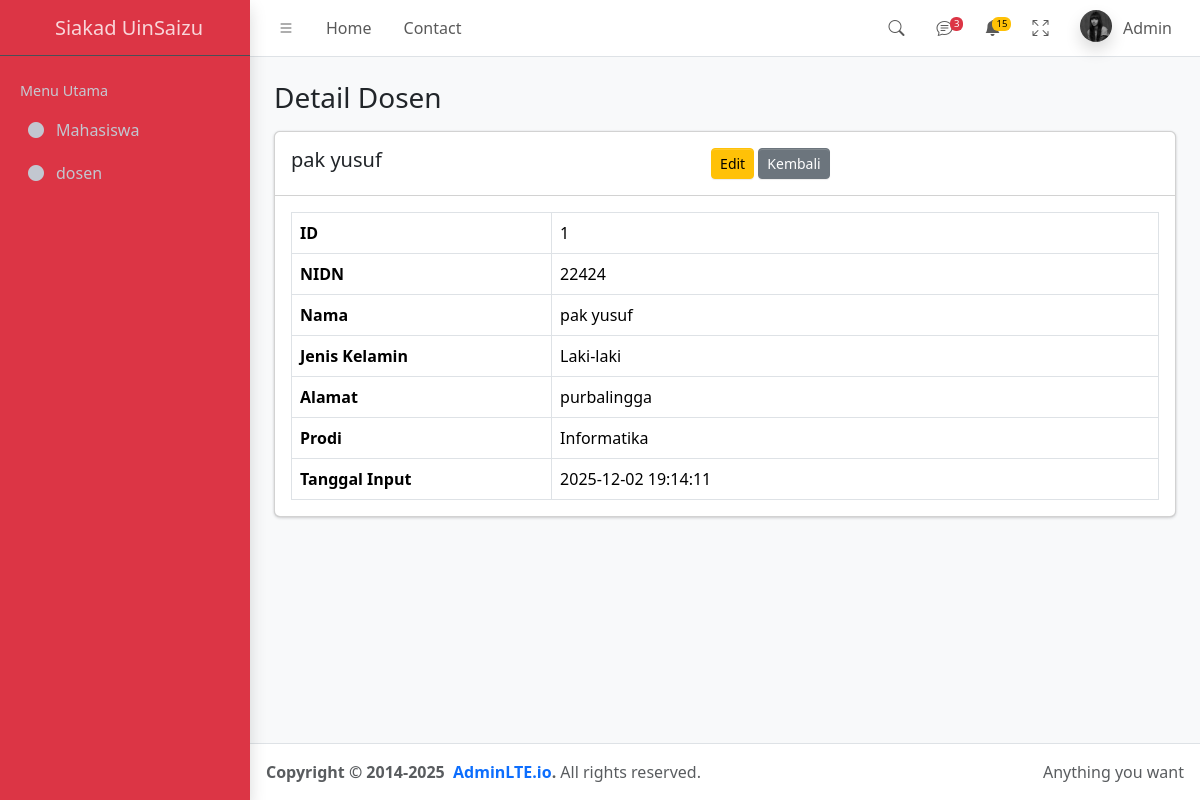
Page /admin/?p=detaildsn&id=1 (signed in) on the committed database.
### tables this page shows
CREATE TABLE `dosen` (
  `id` int NOT NULL,
  `nidn` varchar(20) NOT NULL,
  `nama` varchar(100) NOT NULL,
  `jenis_kelamin` enum('laki-laki','perempuan') NOT NULL,
  `alamat` text,
  `prodi` int DEFAULT NULL,
  `tanggal` datetime NOT NULL DEFAULT CURRENT_TIMESTAMP
);

### admin/detaildosen.php (the view, shortened to what this page needs)
<?php
require_once __DIR__.'/koneksi.php';
$id=(int)($_GET['id']??0); if(!$id){ header('Location: ./?p=dosen'); exit; }
$d=$koneksi->query("SELECT id,nidn,nama,jenis_kelamin,alamat,prodi,tanggal FROM dosen WHERE id=$id")->fetch_assoc();
function e($s){ return htmlspecialchars($s??'',ENT_QUOTES,'UTF-8'); }
function jk($v){ return $v==='laki-laki'?'Laki-laki':($v==='perempuan'?'Perempuan':'-'); }
function prodi($v){ if($v==1)return'Informatika'; if($v==2)return'Arsitektur'; if($v==3)return'Ilmu Lingkungan'; return'-'; }
?>
<div class="content-wrapper p-4">
  <section class="content-header mb-3"><h3>Detail Dosen</h3></section>
  <section class="content">
    <div class="card">
      <div class="card-header d-flex justify-content-between">
        <h5 class="mb-0"><?= e($d['nama']) ?></h5>
        <div>
          <a href="./?p=editdsn&id=<?= (int)$d['id'] ?>" class="btn btn-warning btn-sm">Edit</a>
          <a href="./?p=dosen" class="btn btn-secondary btn-sm">Kembali</a>
        </div>
      </div>
      <div class="card-body">
        <table class="table table-bordered">
          <tr><th style="width:30%">ID</th><td><?= e($d['id']) ?></td></tr>
          <tr><th>NIDN</th><td><?= e($d['nidn']) ?></td></tr>
          <tr><th>Nama</th><td><?= e($d['nama']) ?></td></tr>
          <tr><th>Jenis Kelamin</th><td><?= e(jk($d['jenis_kelamin'])) ?></td></tr>
          <tr><th>Alamat</th><td><?= nl2br(e($d['alamat'])) ?></td></tr>
          <tr><th>Prodi</th><td><?= e(prodi($d['prodi'])) ?></td></tr>
          <tr><th>Tanggal Input</th><td><?= e($d['tanggal']) ?></td></tr>
        </table>
      </div>
    </div>
  </section>
</div>

### rows in the picture
dosen: nama "pak yusuf", id "1", nidn "22424", jenis_kelamin "Laki-laki", alamat "purbalingga", prodi "Informatika", tanggal "2025-12-02 19:14:11"
